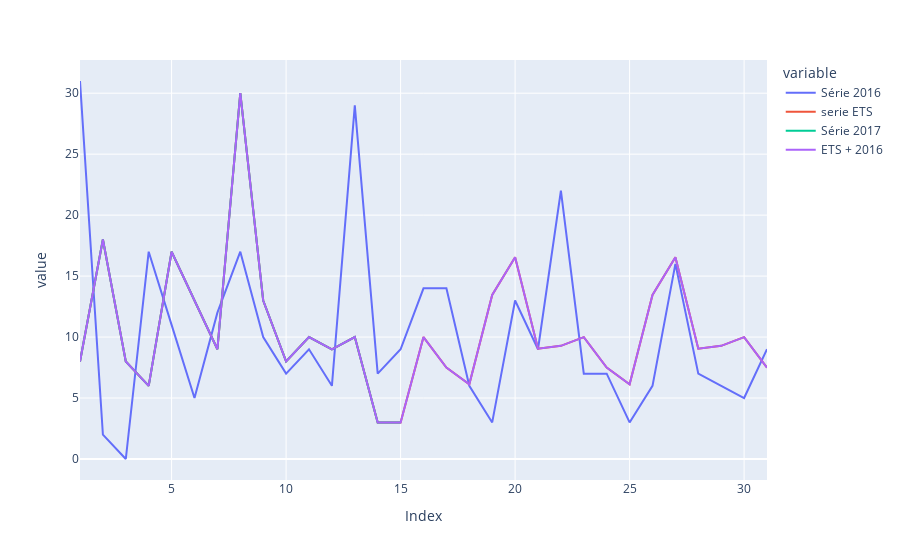

The notebook cell saved with this chart:
### Code cell
predict_plot_series_year(serie, plot=True)

### Figure 1 — Plotly figure (JSON) as saved in the notebook; plotly's stock layout.template omitted (floating-point values rounded to 4 significant figures)
{"data": [{"hovertemplate": "variable=Série 2016<br>Index=%{x}<br>value=%{y}<extra></extra>", "legendgroup": "Série 2016", "line": {"color": "#636efa", "dash": "solid"}, "marker": {"symbol": "circle"}, "mode": "lines", "name": "Série 2016", "orientation": "v", "showlegend": true, "type": "scatter", "x": [1, 2, 3, 4, 5, 6, 7, 8, 9, 10, 11, 12, 13, 14, 15, 16, 17, 18, 19, 20, 21, 22, 23, 24, 25, 26, 27, 28, 29, 30, 31], "xaxis": "x", "y": [31, 2, 0, 17, 11, 5, 12, 17, 10, 7, 9, 6, 29, 7, 9, 14, 14, 6, 3, 13, 9, 22, 7, 7, 3, 6, 16, 7, 6, 5, 9], "yaxis": "y"}, {"hovertemplate": "variable=serie ETS<br>Index=%{x}<br>value=%{y}<extra></extra>", "legendgroup": "serie ETS", "line": {"color": "#EF553B", "dash": "solid"}, "marker": {"symbol": "circle"}, "mode": "lines", "name": "serie ETS", "orientation": "v", "showlegend": true, "type": "scatter", "x": [1, 2, 3, 4, 5, 6, 7, 8, 9, 10, 11, 12, 13, 14, 15, 16, 17, 18, 19, 20, 21, 22, 23, 24, 25, 26, 27, 28, 29, 30, 31], "xaxis": "x", "y": [8, 18, 8, 6, 17, 13, 9, 30, 13, 8, 10, 9, 10, 3, 3, 9.999, 7.493, 6.122, 13.46, 16.55, 9.04, 9.279, 9.999, 7.493, 6.122, 13.46, 16.55, 9.04, 9.279, 9.999, 7.493], "yaxis": "y"}, {"hovertemplate": "variable=Série 2017<br>Index=%{x}<br>value=%{y}<extra></extra>", "legendgroup": "Série 2017", "line": {"color": "#00cc96", "dash": "solid"}, "marker": {"symbol": "circle"}, "mode": "lines", "name": "Série 2017", "orientation": "v", "showlegend": true, "type": "scatter", "x": [1, 2, 3, 4, 5, 6, 7, 8, 9, 10, 11, 12, 13, 14, 15, 16, 17, 18, 19, 20, 21, 22, 23, 24, 25, 26, 27, 28, 29, 30, 31], "xaxis": "x", "y": [8, 18, 8, 6, 17, 13, 9, 30, 13, 8, 10, 9, 10, 3, 3, null, null, null, null, null, null, null, null, null, null, null, null, null, null, null, null], "yaxis": "y"}, {"hovertemplate": "variable=ETS + 2016<br>Index=%{x}<br>value=%{y}<extra></extra>", "legendgroup": "ETS + 2016", "line": {"color": "#ab63fa", "dash": "solid"}, "marker": {"symbol": "circle"}, "mode": "lines", "name": "ETS + 2016", "orientation": "v", "showlegend": true, "type": "scatter", "x": [1, 2, 3, 4, 5, 6, 7, 8, 9, 10, 11, 12, 13, 14, 15, 16, 17, 18, 19, 20, 21, 22, 23, 24, 25, 26, 27, 28, 29, 30, 31], "xaxis": "x", "y": [8, 18, 8, 6, 17, 13, 9, 30, 13, 8, 10, 9, 10, 3, 3, 9.999, 7.493, 6.122, 13.46, 16.55, 9.04, 9.279, 9.999, 7.493, 6.122, 13.46, 16.55, 9.04, 9.279, 9.999, 7.493], "yaxis": "y"}], "layout": {"legend": {"title": {"text": "variable"}, "tracegroupgap": 0}, "margin": {"t": 60}, "xaxis": {"anchor": "y", "domain": [0, 1], "title": {"text": "Index"}}, "yaxis": {"anchor": "x", "domain": [0, 1], "title": {"text": "value"}}}}
